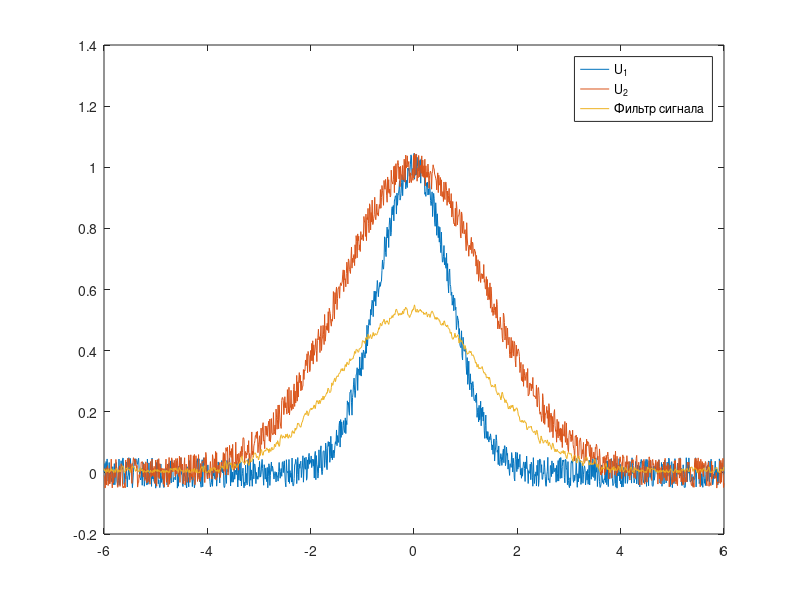

MATLAB code to generate this figure:
function lab07
    % pkg install -forge statistics
    pkg load statistics % normrnd

    % pkg install -forge control
    % pkg install -forge signal
    pkg load signal % filtfilt
	% Входные параметры
	A = 1.0;
	sigma1 = 1.0;
	sigma2 = 2.0;

	% ОДЗ
	t_max = 6;
	dt = 0.01;
	t = -t_max:dt:t_max;

	% Генерация сигнала Гаусса
	u1 = gaussian(t, A, sigma1);
	u2 = gaussian(t, A, sigma2);

	v1 = fft(u1);
	v2 = fft(u2);

	% Генерация помех
	NS = 0.05;
	n1 = unifrnd(-NS, NS, 1, length(t));
	n2 = unifrnd(-NS, NS, 1, length(t));

	x1 = u1 + n1;
	x2 = u2 + n2;

	delta = std(n1);
	epsilon = std(n2);

	figure(1);
	plot(t, x1, t, x2, t, abs(ifft(fft(x2) .* tikhonfilt(v1, v2, dt, 2 * t_max, delta, epsilon))));
	legend('U_1', 'U_2', 'Фильтр сигнала');
end

% Gaussian pulse generation
function y = gaussian(x, A, sigma)
	y = A * exp(-(x / sigma) .^ 2);
end

function h = tikhonfilt(u1, u2, dt, T, d, e)
	m = 0:length(u1)-1;
	t_max = dt / length(u1);
	squ = 1 + (2 * pi * m / T).^2;
	func = @(x) rhofunc(x, u1, u2, dt, T, d, e);
	alpha = fzero(func, [0, 1]);
	h = 0:length(u1)-1;
	for k = 1:length(h)
		h(k) = t_max * sum(exp(2 * pi * 1i * k .* m / length(u1)) .* u1 .* conj(u2) ./ (abs(u2).^2 .* dt^2 + alpha * squ), 2);
	end
end

function y = rhofunc(x, u1, u2, step, T, d, e)
	m = 0:length(u1)-1;
	mult = step / length(u1);
	squ = 1 + (2 * pi * m / T).^2;
	beta = mult * sum(x.^2 * squ .* abs(u1).^2 ./ (abs(u2).^2 * step^2 + x .* squ).^2, 2);
	gamma = mult * sum(abs(u2).^2 * step^2 .* abs(u1).^2 .* squ ./ (abs(u2).^2 * step^2 + x * (1 + 2 * pi * m / T).^2).^2, 2);
	y = beta - (d + e * sqrt(gamma))^2;
end

lab07()
